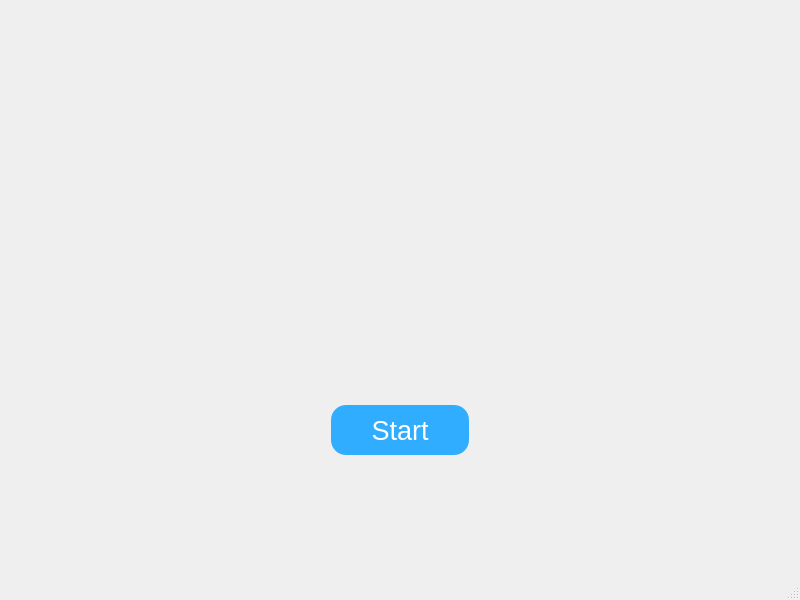
<?xml version="1.0" encoding="UTF-8"?>
<ui version="4.0">
 <class>MainWindow</class>
 <widget class="QMainWindow" name="MainWindow">
  <property name="geometry">
   <rect>
    <x>0</x>
    <y>0</y>
    <width>800</width>
    <height>600</height>
   </rect>
  </property>
  <property name="windowTitle">
   <string>Avenue</string>
  </property>
  <widget class="QWidget" name="centralwidget">
   <layout class="QGridLayout" name="gridLayout">
    <item row="0" column="0" alignment="Qt::AlignHCenter|Qt::AlignTop">
     <widget class="QLabel" name="label">
      <property name="text">
       <string/>
      </property>
      <property name="pixmap">
       <pixmap>../ui_files/logo.png</pixmap>
      </property>
     </widget>
    </item>
    <item row="2" column="0">
     <layout class="QGridLayout" name="gridLayout_2"/>
    </item>
    <item row="1" column="0">
     <layout class="QGridLayout" name="gridLayout_3">
      <item row="0" column="0" alignment="Qt::AlignHCenter|Qt::AlignVCenter">
       <widget class="QPushButton" name="pushButton">
        <property name="sizePolicy">
         <sizepolicy hsizetype="Preferred" vsizetype="Preferred">
          <horstretch>0</horstretch>
          <verstretch>0</verstretch>
         </sizepolicy>
        </property>
        <property name="minimumSize">
         <size>
          <width>138</width>
          <height>50</height>
         </size>
        </property>
        <property name="font">
         <font>
          <pointsize>20</pointsize>
          <weight>50</weight>
          <bold>false</bold>
         </font>
        </property>
        <property name="styleSheet">
         <string notr="true">color: rgb(255, 255, 255);
background-color: rgb(49, 173, 255);
border-radius: 15px;
border-width: 0px;</string>
        </property>
        <property name="text">
         <string>Start</string>
        </property>
        <property name="flat">
         <bool>false</bool>
        </property>
       </widget>
      </item>
     </layout>
    </item>
   </layout>
  </widget>
  <widget class="QMenuBar" name="menubar">
   <property name="geometry">
    <rect>
     <x>0</x>
     <y>0</y>
     <width>800</width>
     <height>25</height>
    </rect>
   </property>
  </widget>
  <widget class="QStatusBar" name="statusbar"/>
 </widget>
 <resources/>
 <connections/>
</ui>
